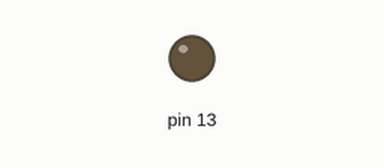
Simulated run of this sketch. Board: Arduino Uno, built with avr-gcc and run on an emulated ATmega328P. Parts: output pins drawn as LEDs (lit = HIGH). What the sketch prints to the serial monitor is not drawn.

Above: at 2.0 s.
Timing chart, 0 to 5.2 s (numbered marks = the images above):
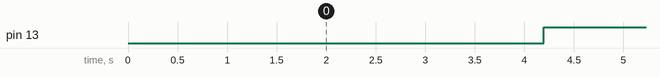

The sketch:

lab4.1.ino
```cpp
void timer1_init() {
  TCCR1A = 0b00000000;
  TCCR1B |= (1 << CS12) | (1 << CS10);
  TCCR1C = 0b00000000;
  TCNT1 = 0;
  TIMSK1 |= (1 << TOIE1);
  Serial.begin(9600);
}

int main(void)
{
  DDRB |= (1 << DDB5);
  timer1_init();

  while(1) {
    if (TIFR1 & OCF1A){
      Serial.println("Hello");
      PORTB ^= (1 << PORTB5);
      TIFR1 |= (1 << TOV1);
      TCNT1 = 34200;
    }
}
}
```

Measured:
- by itself, pin 13: alternates HIGH for 2.0 s and LOW for 2.0 s
